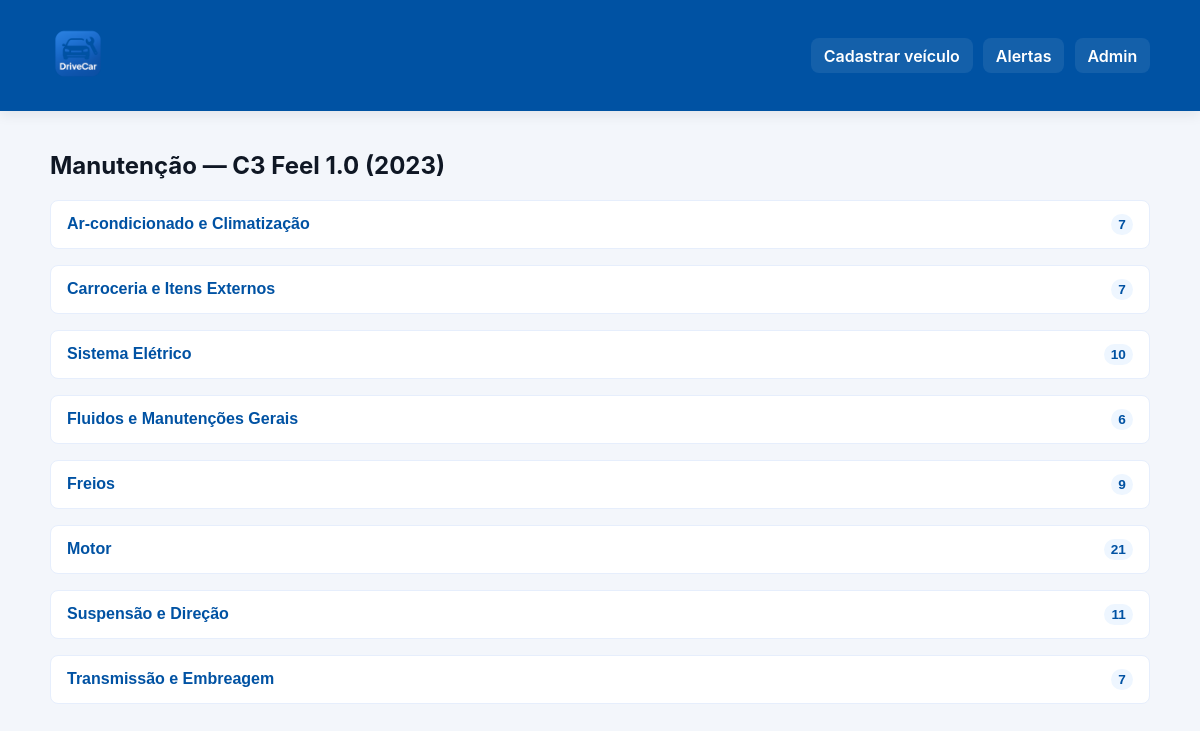
The page /veiculo/1/manutencao/ on the database its author committed.
### drivecar/models.py (models this page shows, shortened)
class Veiculo(models.Model):
    marca = models.CharField(_("marca"), max_length=50)
    modelo = models.CharField(_("modelo"), max_length=50)
    ano = models.PositiveIntegerField(_("ano"))
    placa = models.CharField(_("placa"), max_length=10, blank=True)
    km_atual = models.PositiveIntegerField(_("quilometragem atual"), default=0)
    combustivel = models.CharField(_("combustível"), max_length=20, blank=True)
    def __str__(self):
        return f"{self.marca} {self.modelo} ({self.ano})"
    class Meta:
        verbose_name = _("Veículo")
        verbose_name_plural = _("Veículos")

class Peca(models.Model):
    CATEGORIAS = [
        ("motor", "Motor"),
        ("transmissao", "Transmissão e Embreagem"),
        ("suspensao", "Suspensão e Direção"),
        ("freios", "Freios"),
        ("eletrica", "Sistema Elétrico"),
        ("ar_condicionado", "Ar-condicionado e Climatização"),
        ("carroceria", "Carroceria e Itens Externos"),
        ("fluidos", "Fluidos e Manutenções Gerais"),
    ]
    categoria = models.CharField(_("categoria"), max_length=30, choices=CATEGORIAS)
    nome = models.CharField(_("nome da peça"), max_length=100)
    class Meta:
        verbose_name = _("Peça")
        verbose_name_plural = _("Peças")
        ordering = ["categoria", "nome"]

### drivecar/views.py (the view)
# urls.py: path("veiculo/<int:veiculo_id>/manutencao/", views.manutencao, name="manutencao"),
def manutencao(request, veiculo_id):
    veiculo = get_object_or_404(Veiculo, id=veiculo_id)
    pecas = Peca.objects.all().order_by("categoria", "nome")
    categorias = {}
    for p in pecas:
        categorias.setdefault(p.get_categoria_display(), []).append(p)
    return render(request, "drivecar/manutencao.html", {"veiculo": veiculo, "categorias": categorias})

### templates/drivecar/manutencao.html (shortened to what this page needs)
{% extends 'drivecar/base.html' %}
{% block content %}
<h2>Manutenção — {{ veiculo }}</h2>
<div class="categorias">
  {% for categoria, pecas in categorias.items %}
    <section class="categoria">
      <button type="button" class="categoria-toggle" data-target="#categoria-{{ forloop.counter }}" aria-expanded="false">
        <span class="categoria-title">{{ categoria }}</span>
        <span class="categoria-count">{{ pecas|length }}</span>
      </button>
    </section>
  {% endfor %}
</div>
{% endblock %}

### templates/drivecar/base.html (shortened to what this page needs)
<!doctype html>
<html lang="pt-br">
<head>
  {% load static %}
  <link rel="stylesheet" href="{% static 'css/styles.css' %}">
</head>
<body>
  <header class="site-header">
    <div class="header-inner">
      <a class="brand" href="{% url 'drivecar:index' %}">
        <img src="{% static 'images/Logo_drivecar.png' %}" alt="DriveCar" class="logo"/>
      </a>
      <nav class="main-nav">
        <a class="nav-item" href="{% url 'drivecar:cadastrar_veiculo' %}">Cadastrar veículo</a>
        <a class="nav-item" href="{% url 'drivecar:lista_alertas' %}">Alertas</a>
        <a class="nav-item" href="/admin/">Admin</a>
      </nav>
    </div>
  </header>
  <main>
    {% block content %}{% endblock %}
  </main>
</body>
</html>

### static/css/styles.css (style rules this page uses)
body { font-family: Arial, sans-serif; margin: 0; padding: 0; }
:root { --bg:#f3f6fb; --primary:#0052a3; --muted:#6b7280; --card:#ffffff; --accent:#0074d9; }
body { font-family: Inter, Arial, sans-serif; margin: 0; padding: 0; background:var(--bg); color:#0f1724 }
header { background: linear-gradient(90deg,var(--primary),#0a58b5); color: #fff; padding: 1rem; }
main { padding: 1.25rem; max-width:1100px; margin:0 auto }
.site-header { background:var(--primary); color:#fff; box-shadow:0 4px 12px rgba(5,20,50,0.08) }
.site-header .header-inner { display:flex; align-items:center; justify-content:space-between; max-width:1100px; margin:0 auto; padding:0.6rem 1rem }
.logo { height:56px }
.main-nav { display:flex; gap:0.65rem; align-items:center }
.nav-item { color:#fff; text-decoration:none; padding:0.45rem 0.8rem; background: rgba(255,255,255,0.08); border-radius:8px; font-weight:600 }
.categorias section { margin-bottom: 1rem; }
.categorias { position:static }
.categoria { border-radius:10px; overflow:visible; position:relative }
.categoria + .categoria { margin-top:0.6rem }
.categoria-toggle { display:flex; justify-content:space-between; align-items:center; width:100%; padding:0.8rem 1rem; background:var(--card); border:1px solid #e6eefc; border-radius:8px; cursor:pointer; font-weight:700; color:var(--primary) }
.categoria-title { font-size:1rem }
.categoria-count { background:#eef6ff; color:var(--primary); padding:0.2rem 0.45rem; border-radius:999px; font-weight:700; font-size:0.85rem }

### rows shown on the page
Veiculo: marca+modelo+ano "C3 Feel 1.0 (2023)"
Peca: categoria "Ar-condicionado e Climatização", pecas "7"
Peca: categoria "Carroceria e Itens Externos", pecas "7"
Peca: categoria "Sistema Elétrico", pecas "10"
Peca: categoria "Fluidos e Manutenções Gerais", pecas "6"
Peca: categoria "Freios", pecas "9"
Peca: categoria "Suspensão e Direção", pecas "11"
Peca: categoria "Transmissão e Embreagem", pecas "7"

### other values the page prints
{{ categoria }} "Motor"
{{ pecas|length }} "21"
